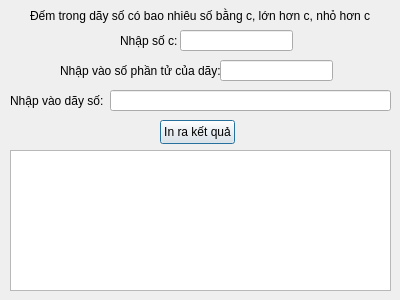
<?xml version="1.0" encoding="UTF-8"?>
<ui version="4.0">
 <class>Bai9_Tuan3</class>
 <widget class="QDialog" name="Bai9_Tuan3">
  <property name="geometry">
   <rect>
    <x>0</x>
    <y>0</y>
    <width>400</width>
    <height>300</height>
   </rect>
  </property>
  <property name="windowTitle">
   <string>Bai9_Tuan3</string>
  </property>
  <widget class="QLabel" name="label">
   <property name="geometry">
    <rect>
     <x>30</x>
     <y>0</y>
     <width>361</width>
     <height>31</height>
    </rect>
   </property>
   <property name="text">
    <string>Đếm trong dãy số có bao nhiêu số bằng c, lớn hơn c, nhỏ hơn c</string>
   </property>
  </widget>
  <widget class="QLabel" name="label_3">
   <property name="geometry">
    <rect>
     <x>10</x>
     <y>90</y>
     <width>101</width>
     <height>21</height>
    </rect>
   </property>
   <property name="text">
    <string>Nhập vào dãy số:</string>
   </property>
  </widget>
  <widget class="QLineEdit" name="lineEdit_2">
   <property name="geometry">
    <rect>
     <x>110</x>
     <y>90</y>
     <width>281</width>
     <height>21</height>
    </rect>
   </property>
  </widget>
  <widget class="QPushButton" name="pushButton">
   <property name="geometry">
    <rect>
     <x>160</x>
     <y>120</y>
     <width>75</width>
     <height>24</height>
    </rect>
   </property>
   <property name="text">
    <string>In ra kết quả</string>
   </property>
  </widget>
  <widget class="QLabel" name="label_2">
   <property name="geometry">
    <rect>
     <x>60</x>
     <y>60</y>
     <width>161</width>
     <height>21</height>
    </rect>
   </property>
   <property name="text">
    <string>Nhập vào số phần tử của dãy:</string>
   </property>
  </widget>
  <widget class="QLineEdit" name="lineEdit">
   <property name="geometry">
    <rect>
     <x>220</x>
     <y>60</y>
     <width>113</width>
     <height>21</height>
    </rect>
   </property>
  </widget>
  <widget class="QTextEdit" name="textEdit">
   <property name="geometry">
    <rect>
     <x>10</x>
     <y>150</y>
     <width>381</width>
     <height>141</height>
    </rect>
   </property>
  </widget>
  <widget class="QLineEdit" name="lineEdit_3">
   <property name="geometry">
    <rect>
     <x>180</x>
     <y>30</y>
     <width>113</width>
     <height>21</height>
    </rect>
   </property>
  </widget>
  <widget class="QLabel" name="label_4">
   <property name="geometry">
    <rect>
     <x>120</x>
     <y>30</y>
     <width>61</width>
     <height>21</height>
    </rect>
   </property>
   <property name="text">
    <string>Nhập số c:</string>
   </property>
  </widget>
 </widget>
 <layoutdefault spacing="6" margin="11"/>
 <resources/>
 <connections/>
</ui>
